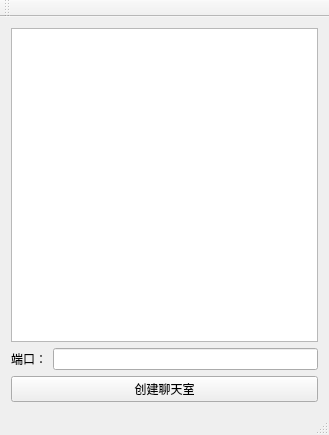
<?xml version="1.0" encoding="UTF-8"?>
<ui version="4.0">
 <class>MainWindow</class>
 <widget class="QMainWindow" name="MainWindow">
  <property name="geometry">
   <rect>
    <x>0</x>
    <y>0</y>
    <width>329</width>
    <height>435</height>
   </rect>
  </property>
  <property name="windowTitle">
   <string>MainWindow</string>
  </property>
  <widget class="QWidget" name="centralWidget">
   <layout class="QGridLayout" name="gridLayout">
    <item row="0" column="0" colspan="2">
     <widget class="QListWidget" name="listWidget"/>
    </item>
    <item row="1" column="0">
     <widget class="QLabel" name="label">
      <property name="text">
       <string>端口：</string>
      </property>
      <property name="alignment">
       <set>Qt::AlignRight|Qt::AlignTrailing|Qt::AlignVCenter</set>
      </property>
     </widget>
    </item>
    <item row="1" column="1">
     <widget class="QLineEdit" name="lineEdit"/>
    </item>
    <item row="2" column="0" colspan="2">
     <widget class="QPushButton" name="pushButton">
      <property name="text">
       <string>创建聊天室</string>
      </property>
     </widget>
    </item>
   </layout>
  </widget>
  <widget class="QMenuBar" name="menuBar">
   <property name="geometry">
    <rect>
     <x>0</x>
     <y>0</y>
     <width>329</width>
     <height>23</height>
    </rect>
   </property>
  </widget>
  <widget class="QToolBar" name="mainToolBar">
   <attribute name="toolBarArea">
    <enum>TopToolBarArea</enum>
   </attribute>
   <attribute name="toolBarBreak">
    <bool>false</bool>
   </attribute>
  </widget>
  <widget class="QStatusBar" name="statusBar"/>
 </widget>
 <layoutdefault spacing="6" margin="11"/>
 <resources/>
 <connections/>
</ui>
